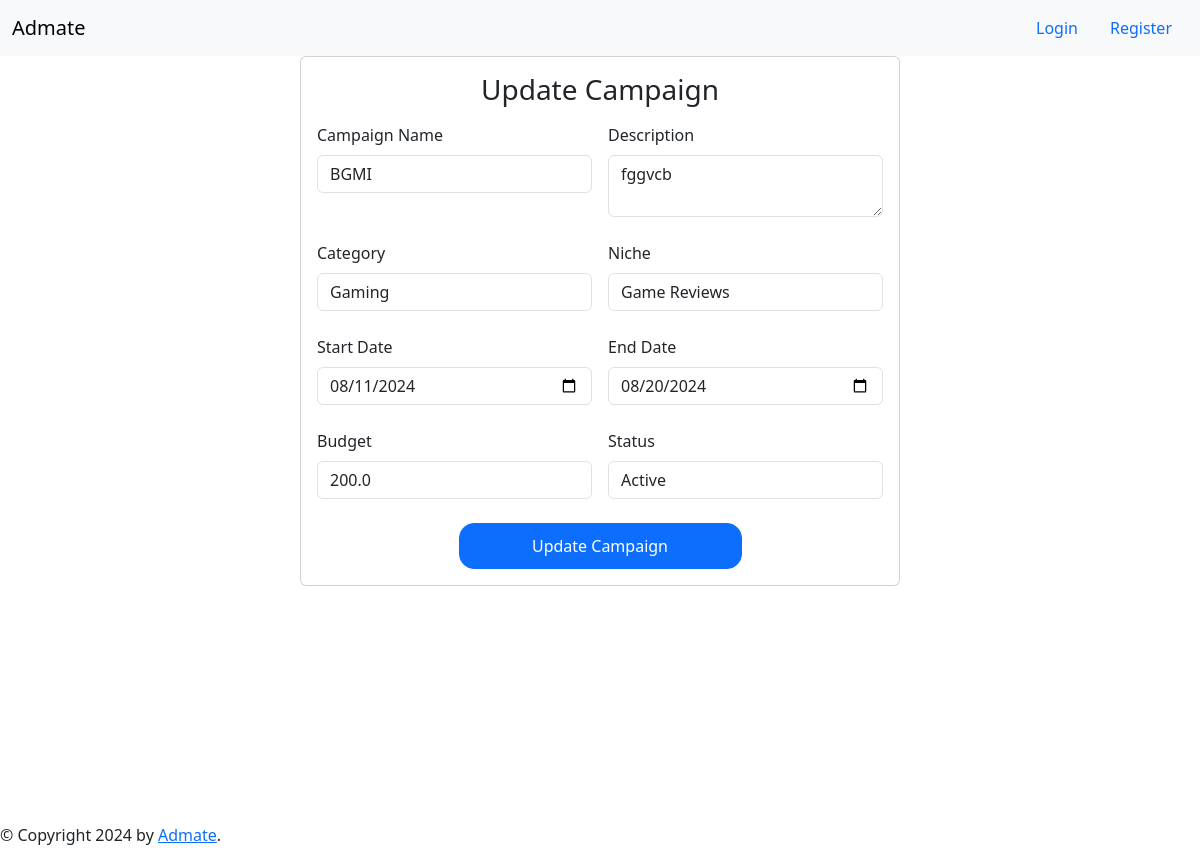
The app's page /edit_campaign/1 with its own data.
### application/models.py (models this page shows, shortened)
class Campaign(db.Model):
    id = db.Column(db.Integer, primary_key=True)
    sponsor_id = db.Column(db.Integer, db.ForeignKey('sponsor_profile.id'))
    user = db.Column(db.String(20), db.ForeignKey('user.username'))
    name = db.Column(db.String(64))
    description = db.Column(db.String(256))
    start_date = db.Column(db.Date)
    end_date = db.Column(db.Date)
    budget = db.Column(db.Float)
    status = db.Column(db.String(23), default=True)
    category_id = db.Column(db.Integer, db.ForeignKey('categories.category_id'))
    niche_id = db.Column(db.Integer, db.ForeignKey('niche.niche_id'))
    flagged = db.Column(db.Boolean, default=False)
    influencer_id = db.Column(db.Integer, db.ForeignKey('influencer_profile.id'))
    category = db.relationship('Categories', backref='campaigns', lazy=True)
    niche = db.relationship('Niche', backref='campaigns', lazy=True)
    sponsor = db.relationship('SponsorProfile', backref='campaigns', lazy=True)
    influencer = relationship('InfluencerProfile', foreign_keys=[influencer_id], backref='campaigns')

class Categories(db.Model):
    category_id = db.Column(db.Integer, primary_key=True)
    name = db.Column(db.String(30), nullable=False, unique=True)
    description = db.Column(db.String(100), nullable=True)
    niches = db.relationship('Niche', backref='category', lazy=True)

class Niche(db.Model):
    niche_id = db.Column(db.Integer, primary_key=True)
    category_id = db.Column(db.Integer, db.ForeignKey('categories.category_id'), nullable=True)
    name = db.Column(db.String(30), nullable=False)
    description = db.Column(db.String(100), nullable=True)

### application/routes.py (the view, shortened to what this page needs)
@app.route("/edit_campaign/<int:campaign_id>", methods=["GET", "POST"]) # type: ignore
def edit_campaign(campaign_id):
    if req.method == "GET":
        campaign = Campaign.query.get(campaign_id)
        return render_template('edit_campaign.html', campaign=campaign, categories=Categories.query.all(), niches=Niche.query.all())

### templates/edit_campaign.html (shortened to what this page needs)
{% extends 'nav_link.html' %}
{% block content %}
<div class="centered-content">
    <div style="display: flex; justify-content: center;">
        <div class = 'card' style="width: 50%;">
            <div class="card-body">
                <h3 class="text-center">Update Campaign</h3>
                    <form action="/edit_campaign//{{ campaign.id if campaign else '' }}" method="post" class="row g-3">
                        <div class="col-md-6">
                            <div class="form-group mt-2">
                                <label for="name" class="form-label">Campaign Name</label>
                                <input type="text" name="name" value="{{ campaign.name if campaign else ''}}" required class="form-control" id="name">
                            </div>
                        </div>
                        <div class="col-md-6">
                            <div class="form-group mt-2">
                                <label for="description" class="form-label">Description</label>
                                <textarea name="description" id="description" class="form-control" required>{{ campaign.description if campaign else '' }}</textarea>
                            </div>
                        </div>
                        <div class="col-md-6">
                            <div class="form-group mt-2">
                                <label for="category" class="form-label">Category</label>
                                <select name="category" class="form-control" id="category">
                                    {% for category in categories %}
                                        <option value="{{ category.category_id }}" {% if campaign and campaign.category_id == category.category_id %}selected{% endif %}>{{ category.name }}</option>
                                    {% endfor %}
                                </select>
                            </div>
                        </div>
                        <div class="col-md-6">
                            <div class="form-group mt-2">
                                <label for="niche" class="form-label"> Niche</label>
                                <select name="niche" class="form-control" id="niche">
                                    {% for category in categories %}
                                    <optgroup label="{{ category.name }}">
                                        {% for niche in category.niches %}
                                            <option value="{{ niche.niche_id }}" {% if campaign and campaign.niche_id == niche.niche_id %}selected{% endif %}>{{ niche.name }}</option>
                                        {% endfor %}
                                    </optgroup>
                                    {% endfor %}
                                </select>
                            </div>
                        </div>
                        <div class="col-md-6">
                            <div class="form-group mt-2">
                                <label for="start_date" class="form-label">Start Date</label>
                                <input type="date" name="start_date" id="start_date" class="form-control" value="{{ campaign.start_date if campaign else '' }}">
                            </div>
                        </div>
                        <div class="col-md-6">
                            <div class="form-group mt-2">
                                <label for="end_date" class="form-label">End Date</label>
                                <input type="date" name="end_date" id="end_date" class="form-control" value="{{ campaign.end_date if campaign else '' }}">
                            </div>
                        </div>
                        <div class="col-md-6">
                            <div class="form-group mt-2">
                                <label for="budget" class="form-label">Budget</label>
                                <input type="number" name="budget" id="budget" class="form-control" placeholder="₹" value="{{ campaign.budget if campaign else '' }}">
                            </div>
                        </div>
                        <div class="col-md-6">
                            <div class="form-group mt-2">
                                <label for="status" class="form-label">Status</label>
                                <select name="status" id="status" class="form-control" value="{{ campaign.status if campaign else '' }}">
                                    <option>Active</option>
                                </select>
                            </div>
                        </div>
                        <div class="col-md-12 text-center mt-3">
                            <div class="form-group mt-2">
                                <button type="submit" class="btn btn-primary" style=" border-radius: 15px; padding: 10px; width: 50%;">Update Campaign</button>
                            </div>
                        </div>
                    </form>
            </div>
        </div>
    </div>
</div>
{% endblock content %}

### records on screen
Campaign: name "BGMI", description "fggvcb", category "Gaming", niche "Game Reviews", start_date "08/11/2024", end_date "08/20/2024", budget "200.0", status "Active"
